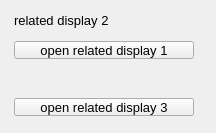
<?xml version="1.0" ?>
<ui version="4.0">
  <class>related_display2</class>
  <widget class="QWidget" name="screen">
    <property name="geometry">
      <rect>
        <x>10</x>
        <y>25</y>
        <width>216</width>
        <height>133</height>
      </rect>
    </property>
    <property name="styleSheet">
      <string notr="true">QWidget#screen {
  color: rgb(0, 0, 0);
  background-color: rgb(187, 187, 187);
  }</string>
    </property>
    <property name="windowTitle">
      <string>related_display2</string>
    </property>
    <widget class="PyDMLabel" name="text">
      <property name="geometry">
        <rect>
          <x>14</x>
          <y>10</y>
          <width>177</width>
          <height>20</height>
        </rect>
      </property>
      <property name="text">
        <string>related display 2</string>
      </property>
      <property name="font" stdset="0">
        <font>
          <pointsize>10</pointsize>
        </font>
      </property>
      <property name="brush" stdset="0">
        <brush brushstyle="SolidPattern">
          <color alpha="255">
            <red>0</red>
            <green>0</green>
            <blue>0</blue>
          </color>
        </brush>
      </property>
      <property name="toolTip">
        <string>text</string>
      </property>
      <property name="alignment">
        <set>Qt::AlignLeading|Qt::AlignLeft|Qt::AlignVCenter</set>
      </property>
      <property name="styleSheet">
        <string notr="true">PyDMLabel#text {
  color: rgb(0, 0, 0);
  }</string>
      </property>
    </widget>
    <widget class="PyDMRelatedDisplayButton" name="related_display">
      <property name="geometry">
        <rect>
          <x>14</x>
          <y>41</y>
          <width>180</width>
          <height>18</height>
        </rect>
      </property>
      <property name="toolTip">
        <string>open related display 1</string>
      </property>
      <property name="text">
        <string>open related display 1</string>
      </property>
      <property name="showIcon" stdset="0">
        <bool>true</bool>
      </property>
      <property name="font" stdset="0">
        <font>
          <pointsize>10</pointsize>
        </font>
      </property>
      <property name="styleSheet">
        <string notr="true">PyDMRelatedDisplayButton#related_display {
  color: rgb(0, 0, 0);
  background-color: rgb(187, 187, 187);
  }</string>
      </property>
      <property name="titles" stdset="0">
        <stringlist>
          <string>open related_display1</string>
        </stringlist>
      </property>
      <property name="filenames" stdset="0">
        <stringlist>
          <string>related_display1.ui</string>
        </stringlist>
      </property>
      <property name="macros" stdset="0">
        <stringlist>
          <string/>
        </stringlist>
      </property>
      <property name="openInNewWindow" stdset="0">
        <bool>true</bool>
      </property>
    </widget>
    <widget class="PyDMRelatedDisplayButton" name="related_display_1">
      <property name="geometry">
        <rect>
          <x>14</x>
          <y>98</y>
          <width>180</width>
          <height>18</height>
        </rect>
      </property>
      <property name="toolTip">
        <string>open related display 3</string>
      </property>
      <property name="text">
        <string>open related display 3</string>
      </property>
      <property name="showIcon" stdset="0">
        <bool>true</bool>
      </property>
      <property name="font" stdset="0">
        <font>
          <pointsize>10</pointsize>
        </font>
      </property>
      <property name="styleSheet">
        <string notr="true">PyDMRelatedDisplayButton#related_display_1 {
  color: rgb(0, 0, 0);
  background-color: rgb(187, 187, 187);
  }</string>
      </property>
      <property name="titles" stdset="0">
        <stringlist>
          <string>open related_display3</string>
        </stringlist>
      </property>
      <property name="filenames" stdset="0">
        <stringlist>
          <string>related_display3.ui</string>
        </stringlist>
      </property>
      <property name="macros" stdset="0">
        <stringlist>
          <string/>
        </stringlist>
      </property>
      <property name="openInNewWindow" stdset="0">
        <bool>true</bool>
      </property>
    </widget>
  </widget>
  <customwidgets>
    <customwidget>
      <class>PyDMLabel</class>
      <extends>QLabel</extends>
      <header>pydm.widgets.label</header>
    </customwidget>
    <customwidget>
      <class>PyDMRelatedDisplayButton</class>
      <extends>QPushButton</extends>
      <header>pydm.widgets.related_display_button</header>
    </customwidget>
  </customwidgets>
</ui>
